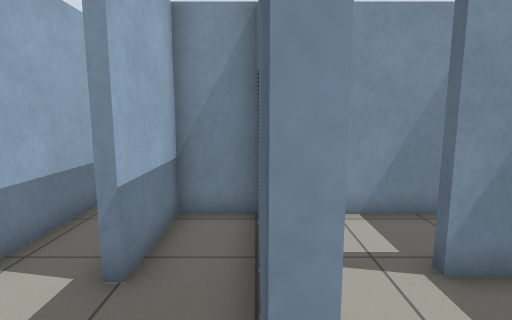
View 1 (above)

14 first-person views from a walk through a world built for the Gazebo simulator. The camera is 1.2 m above the floor, tilts 8° down and sees 80° across. The floor is counted in squares, 0.5 m on a side. Each view is taken from the middle of a square. On the plan, view 1 faces up. The plan holds only what a view shows up to about 18 squares ahead; the rest is blank. The place goes on beyond the plan. Simple patterns stand in for the simulator's built-in surfaces.

View 2
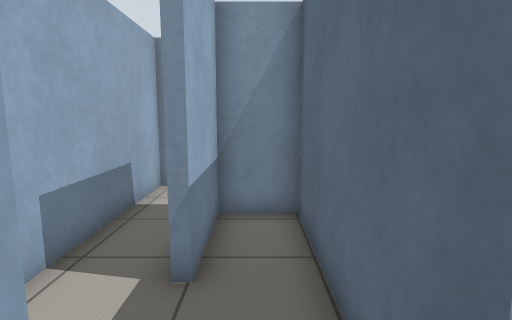

View 3
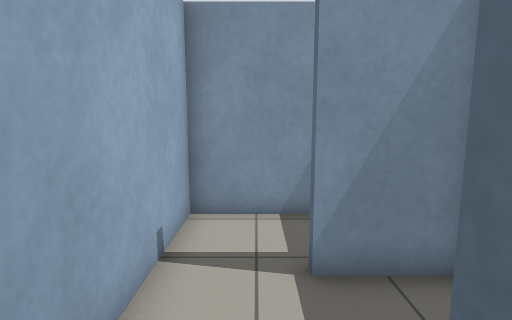

View 4
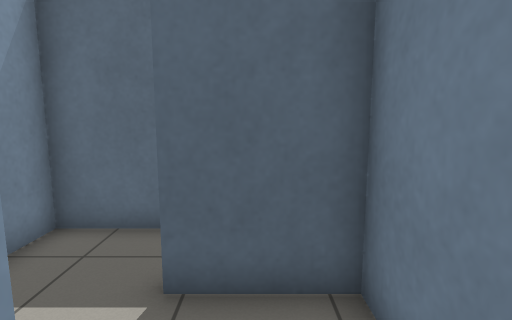

View 5
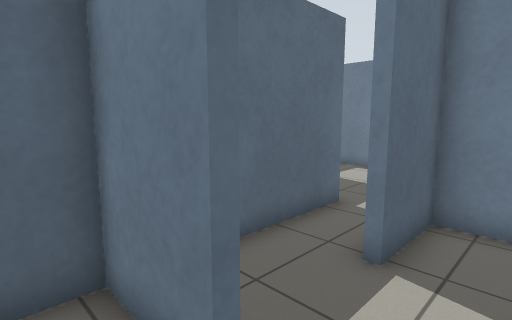

View 6
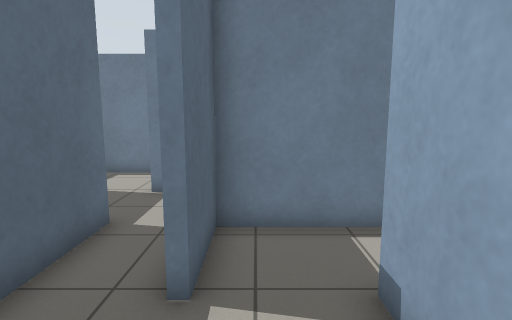

View 7
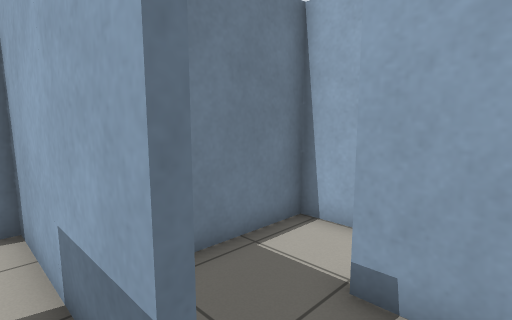

View 8
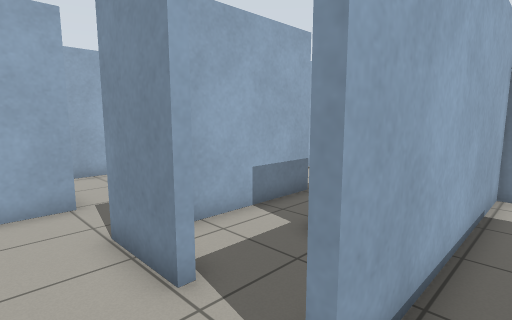

View 9
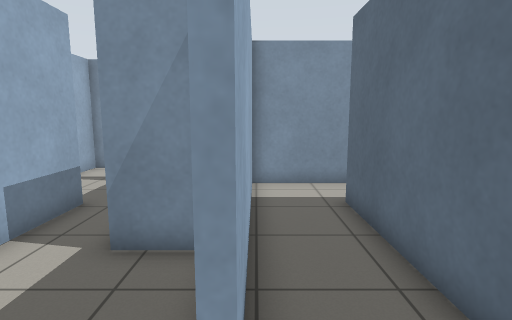

View 10
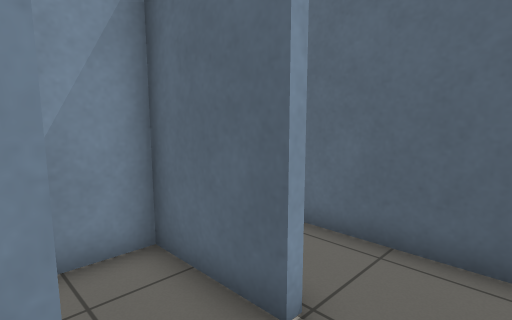

View 11
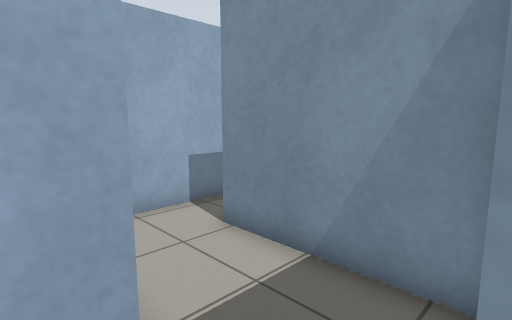

View 12
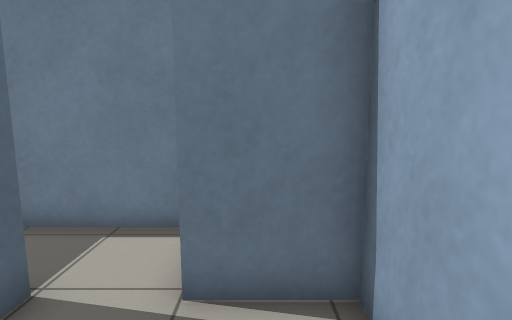

View 13
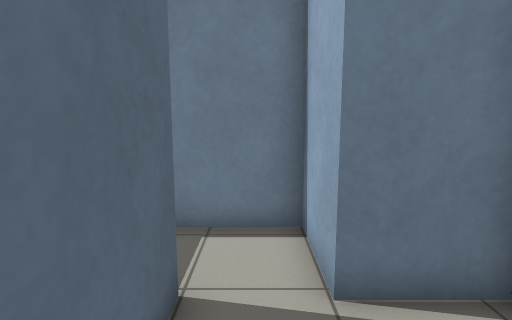

View 14
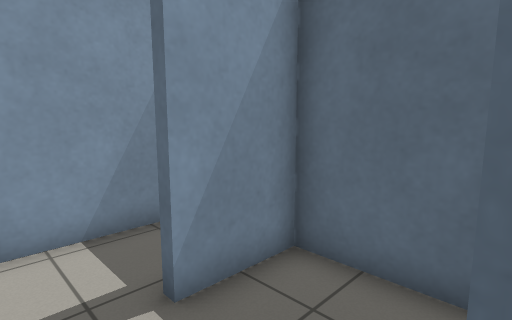

### Floor plan
Points are (right, up) in squares from view 1. A wall is a line through its corners. A room is listed if a view was taken in it or the views show most of it. See-through windows are left out.
Room 1 (views 1, 2, 4, 13)
walls: (-2, 1.3) (-2, -1.4) (0.5, -1.4); (0.1, 1.1) (0.1, 7.4) (-2, 7.4) (-2, 4.1)
ways out: opening at (0, 0.5) to room 2; opening at (-2, 3) to room 7
Room 2 (views 3, 14)
walls: (0.4, 3.5) (0.4, 1.1); (0.5, -1.4) (2.9, -1.4) (2.9, 1.3) (3.2, 1.3)
ways out: opening at (0, 0.5) to room 1; opening at (1.5, 4.5) to room 3; opening at (3, 2.5) to room 4
Room 3 (views 5, 6)
walls: (2.9, 4.3) (2.9, 4.6) (5.4, 4.6) (5.4, 5.9); (4.6, 7.4) (0.4, 7.4) (0.4, 3.5)
ways out: opening at (1.5, 4.5) to room 2
Room 4 (view 7)
walls: (5.4, -1.7) (5.4, 4.3) (2.9, 4.3); (3.2, 1.3) (3.2, -4.7)
ways out: opening at (3, 2.5) to room 2; opening at (5, -3.5) to room 6
Room 5 (views 8, 9)
walls: (11.4, 4) (7.9, 4) (7.9, -5); (10.6, -6.8) (10.6, 1.5)
ways out: opening at (8, -6) to room 6
Room 6 (views 10, 11)
walls: (5.5, -4.9) (2.8, -4.9); (7.6, -5) (7.6, -1.7) (5.4, -1.7); (0.4, -4.8) (0.4, -6.5)
ways out: opening at (5, -3.5) to room 4; opening at (8, -6) to room 5; opening at (1.5, -5) to room 8
Room 7 (view 12)
walls: (-4.4, 10.6) (-4.4, 1.3) (-2, 1.3)
ways out: opening at (-2, 3) to room 1
Room 8 (no view inside)
walls: (2.5, -1.7) (-2.4, -1.7); (-4.4, 0) (-4.4, -3.8)
ways out: opening at (1.5, -5) to room 6

Positions as (right, up) in squares from view 1, and headings:
1: (0, 0), facing up
2: (-1, 0), facing up
3: (2, 0), facing up
4: (-1, 0), facing right
5: (1, 6), facing down-right
6: (2, 5), facing down
7: (4, 3), facing down-left
8: (9, -7), facing up-left
9: (8, -7), facing up
10: (5, -7), facing up-right
11: (3, -6), facing up-left
12: (-3, 5), facing down
13: (-1, 5), facing down
14: (1, 1), facing up-right
